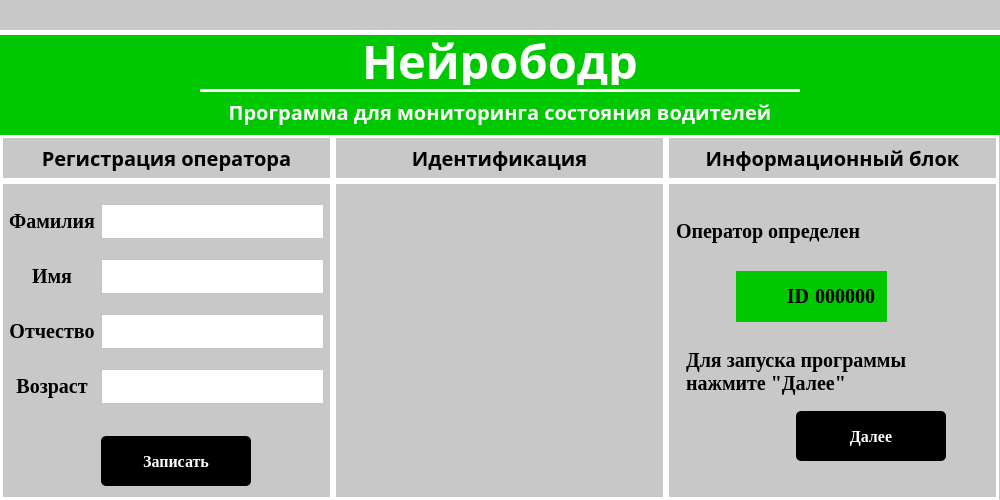
<?xml version="1.0" encoding="UTF-8"?>
<ui version="4.0">
 <class>MainWindow</class>
 <widget class="QMainWindow" name="MainWindow">
  <property name="geometry">
   <rect>
    <x>0</x>
    <y>0</y>
    <width>1000</width>
    <height>500</height>
   </rect>
  </property>
  <property name="windowTitle">
   <string>MainWindow</string>
  </property>
  <widget class="QWidget" name="centralwidget">
   <layout class="QVBoxLayout" name="verticalLayout">
    <property name="spacing">
     <number>0</number>
    </property>
    <property name="leftMargin">
     <number>0</number>
    </property>
    <property name="topMargin">
     <number>0</number>
    </property>
    <property name="rightMargin">
     <number>0</number>
    </property>
    <property name="bottomMargin">
     <number>0</number>
    </property>
    <item>
     <widget class="QWidget" name="widget" native="true">
      <property name="minimumSize">
       <size>
        <width>0</width>
        <height>35</height>
       </size>
      </property>
      <property name="maximumSize">
       <size>
        <width>16777215</width>
        <height>35</height>
       </size>
      </property>
      <property name="styleSheet">
       <string notr="true">* {background-color: rgb(200,200,200);} #widget { border-bottom: 5px solid white}</string>
      </property>
      <layout class="QGridLayout" name="gridLayout">
       <property name="leftMargin">
        <number>950</number>
       </property>
       <property name="topMargin">
        <number>0</number>
       </property>
       <property name="rightMargin">
        <number>0</number>
       </property>
       <property name="bottomMargin">
        <number>5</number>
       </property>
       <property name="spacing">
        <number>0</number>
       </property>
       <item row="0" column="0">
        <widget class="QLabel" name="close">
         <property name="minimumSize">
          <size>
           <width>30</width>
           <height>30</height>
          </size>
         </property>
         <property name="maximumSize">
          <size>
           <width>30</width>
           <height>30</height>
          </size>
         </property>
         <property name="text">
          <string/>
         </property>
         <property name="pixmap">
          <pixmap>../photos/nook.png</pixmap>
         </property>
         <property name="scaledContents">
          <bool>true</bool>
         </property>
        </widget>
       </item>
      </layout>
     </widget>
    </item>
    <item>
     <widget class="QWidget" name="widget_2" native="true">
      <property name="styleSheet">
       <string notr="true">background-color: rgb(200,200,200)</string>
      </property>
      <layout class="QVBoxLayout" name="verticalLayout_2">
       <property name="spacing">
        <number>0</number>
       </property>
       <property name="leftMargin">
        <number>0</number>
       </property>
       <property name="topMargin">
        <number>0</number>
       </property>
       <property name="rightMargin">
        <number>0</number>
       </property>
       <property name="bottomMargin">
        <number>0</number>
       </property>
       <item>
        <widget class="QWidget" name="widget_3" native="true">
         <property name="minimumSize">
          <size>
           <width>0</width>
           <height>100</height>
          </size>
         </property>
         <property name="maximumSize">
          <size>
           <width>16777215</width>
           <height>100</height>
          </size>
         </property>
         <property name="styleSheet">
          <string notr="true">background-color: rgb(0,200,0)</string>
         </property>
         <layout class="QGridLayout" name="gridLayout_6">
          <property name="topMargin">
           <number>0</number>
          </property>
          <item row="0" column="0">
           <widget class="QLabel" name="label_5">
            <property name="minimumSize">
             <size>
              <width>0</width>
              <height>50</height>
             </size>
            </property>
            <property name="maximumSize">
             <size>
              <width>16777215</width>
              <height>50</height>
             </size>
            </property>
            <property name="font">
             <font>
              <family>Jura</family>
              <pointsize>35</pointsize>
              <weight>75</weight>
              <bold>true</bold>
             </font>
            </property>
            <property name="styleSheet">
             <string notr="true">color: white</string>
            </property>
            <property name="text">
             <string>Нейрободр</string>
            </property>
            <property name="scaledContents">
             <bool>false</bool>
            </property>
            <property name="alignment">
             <set>Qt::AlignCenter</set>
            </property>
            <property name="wordWrap">
             <bool>true</bool>
            </property>
           </widget>
          </item>
          <item row="1" column="0">
           <widget class="QWidget" name="widget_11" native="true">
            <property name="minimumSize">
             <size>
              <width>600</width>
              <height>3</height>
             </size>
            </property>
            <property name="maximumSize">
             <size>
              <width>600</width>
              <height>3</height>
             </size>
            </property>
            <property name="styleSheet">
             <string notr="true">background-color: white</string>
            </property>
           </widget>
          </item>
          <item row="2" column="0">
           <widget class="QLabel" name="label_4">
            <property name="font">
             <font>
              <family>Jura</family>
              <pointsize>15</pointsize>
              <weight>75</weight>
              <bold>true</bold>
             </font>
            </property>
            <property name="styleSheet">
             <string notr="true">color: white</string>
            </property>
            <property name="text">
             <string>Программа для мониторинга состояния водителей</string>
            </property>
            <property name="scaledContents">
             <bool>false</bool>
            </property>
            <property name="alignment">
             <set>Qt::AlignCenter</set>
            </property>
            <property name="wordWrap">
             <bool>true</bool>
            </property>
           </widget>
          </item>
         </layout>
        </widget>
       </item>
       <item>
        <widget class="QWidget" name="widget_4" native="true">
         <layout class="QGridLayout" name="gridLayout_2">
          <property name="leftMargin">
           <number>0</number>
          </property>
          <property name="topMargin">
           <number>0</number>
          </property>
          <property name="rightMargin">
           <number>0</number>
          </property>
          <property name="bottomMargin">
           <number>0</number>
          </property>
          <property name="spacing">
           <number>0</number>
          </property>
          <item row="0" column="0">
           <widget class="QWidget" name="widget_5" native="true">
            <property name="maximumSize">
             <size>
              <width>16777215</width>
              <height>50</height>
             </size>
            </property>
            <property name="styleSheet">
             <string notr="true">#widget_5 {border: 3px solid white}</string>
            </property>
            <layout class="QGridLayout" name="gridLayout_3">
             <item row="0" column="0">
              <widget class="QLabel" name="label">
               <property name="font">
                <font>
                 <family>Jura</family>
                 <pointsize>15</pointsize>
                 <weight>75</weight>
                 <bold>true</bold>
                </font>
               </property>
               <property name="text">
                <string>Регистрация оператора</string>
               </property>
               <property name="scaledContents">
                <bool>false</bool>
               </property>
               <property name="alignment">
                <set>Qt::AlignCenter</set>
               </property>
               <property name="wordWrap">
                <bool>true</bool>
               </property>
              </widget>
             </item>
            </layout>
           </widget>
          </item>
          <item row="0" column="1">
           <widget class="QWidget" name="widget_6" native="true">
            <property name="styleSheet">
             <string notr="true">#widget_6 {border: 3px solid white}</string>
            </property>
            <layout class="QGridLayout" name="gridLayout_4">
             <item row="0" column="0">
              <widget class="QLabel" name="label_2">
               <property name="font">
                <font>
                 <family>Jura</family>
                 <pointsize>15</pointsize>
                 <weight>75</weight>
                 <bold>true</bold>
                </font>
               </property>
               <property name="text">
                <string>Идентификация</string>
               </property>
               <property name="scaledContents">
                <bool>false</bool>
               </property>
               <property name="alignment">
                <set>Qt::AlignCenter</set>
               </property>
               <property name="wordWrap">
                <bool>true</bool>
               </property>
              </widget>
             </item>
            </layout>
           </widget>
          </item>
          <item row="0" column="2">
           <widget class="QWidget" name="widget_7" native="true">
            <property name="styleSheet">
             <string notr="true">#widget_7 {border: 3px solid white}</string>
            </property>
            <layout class="QGridLayout" name="gridLayout_5">
             <item row="0" column="0">
              <widget class="QLabel" name="label_3">
               <property name="font">
                <font>
                 <family>Jura</family>
                 <pointsize>15</pointsize>
                 <weight>75</weight>
                 <bold>true</bold>
                </font>
               </property>
               <property name="text">
                <string>Информационный блок</string>
               </property>
               <property name="scaledContents">
                <bool>false</bool>
               </property>
               <property name="alignment">
                <set>Qt::AlignCenter</set>
               </property>
               <property name="wordWrap">
                <bool>true</bool>
               </property>
              </widget>
             </item>
            </layout>
           </widget>
          </item>
          <item row="1" column="0">
           <widget class="QWidget" name="widget_8" native="true">
            <property name="maximumSize">
             <size>
              <width>333</width>
              <height>16777215</height>
             </size>
            </property>
            <property name="styleSheet">
             <string notr="true">#widget_8 {border: 3px solid white}</string>
            </property>
            <layout class="QGridLayout" name="gridLayout_7">
             <item row="1" column="0">
              <widget class="QLabel" name="label_7">
               <property name="font">
                <font>
                 <family>Tinos</family>
                 <pointsize>15</pointsize>
                 <weight>75</weight>
                 <bold>true</bold>
                </font>
               </property>
               <property name="text">
                <string>Имя</string>
               </property>
               <property name="scaledContents">
                <bool>false</bool>
               </property>
               <property name="alignment">
                <set>Qt::AlignCenter</set>
               </property>
               <property name="wordWrap">
                <bool>true</bool>
               </property>
              </widget>
             </item>
             <item row="3" column="1">
              <widget class="QTextEdit" name="textEdit_4">
               <property name="minimumSize">
                <size>
                 <width>0</width>
                 <height>35</height>
                </size>
               </property>
               <property name="maximumSize">
                <size>
                 <width>16777215</width>
                 <height>35</height>
                </size>
               </property>
               <property name="styleSheet">
                <string notr="true">background-color: white; color: black</string>
               </property>
               <property name="verticalScrollBarPolicy">
                <enum>Qt::ScrollBarAlwaysOff</enum>
               </property>
              </widget>
             </item>
             <item row="0" column="0">
              <widget class="QLabel" name="label_6">
               <property name="font">
                <font>
                 <family>Tinos</family>
                 <pointsize>15</pointsize>
                 <weight>75</weight>
                 <bold>true</bold>
                </font>
               </property>
               <property name="text">
                <string>Фамилия</string>
               </property>
               <property name="scaledContents">
                <bool>false</bool>
               </property>
               <property name="alignment">
                <set>Qt::AlignCenter</set>
               </property>
               <property name="wordWrap">
                <bool>true</bool>
               </property>
              </widget>
             </item>
             <item row="2" column="1">
              <widget class="QTextEdit" name="textEdit_3">
               <property name="minimumSize">
                <size>
                 <width>0</width>
                 <height>35</height>
                </size>
               </property>
               <property name="maximumSize">
                <size>
                 <width>16777215</width>
                 <height>35</height>
                </size>
               </property>
               <property name="styleSheet">
                <string notr="true">background-color: white; color: black</string>
               </property>
               <property name="verticalScrollBarPolicy">
                <enum>Qt::ScrollBarAlwaysOff</enum>
               </property>
              </widget>
             </item>
             <item row="2" column="0">
              <widget class="QLabel" name="label_8">
               <property name="font">
                <font>
                 <family>Tinos</family>
                 <pointsize>15</pointsize>
                 <weight>75</weight>
                 <bold>true</bold>
                </font>
               </property>
               <property name="text">
                <string>Отчество</string>
               </property>
               <property name="scaledContents">
                <bool>false</bool>
               </property>
               <property name="alignment">
                <set>Qt::AlignCenter</set>
               </property>
               <property name="wordWrap">
                <bool>true</bool>
               </property>
              </widget>
             </item>
             <item row="3" column="0">
              <widget class="QLabel" name="label_9">
               <property name="font">
                <font>
                 <family>Tinos</family>
                 <pointsize>15</pointsize>
                 <weight>75</weight>
                 <bold>true</bold>
                </font>
               </property>
               <property name="text">
                <string>Возраст</string>
               </property>
               <property name="scaledContents">
                <bool>false</bool>
               </property>
               <property name="alignment">
                <set>Qt::AlignCenter</set>
               </property>
               <property name="wordWrap">
                <bool>true</bool>
               </property>
              </widget>
             </item>
             <item row="1" column="1">
              <widget class="QTextEdit" name="textEdit_2">
               <property name="minimumSize">
                <size>
                 <width>0</width>
                 <height>35</height>
                </size>
               </property>
               <property name="maximumSize">
                <size>
                 <width>16777215</width>
                 <height>35</height>
                </size>
               </property>
               <property name="styleSheet">
                <string notr="true">background-color: white; color: black</string>
               </property>
               <property name="verticalScrollBarPolicy">
                <enum>Qt::ScrollBarAlwaysOff</enum>
               </property>
              </widget>
             </item>
             <item row="0" column="1">
              <widget class="QTextEdit" name="textEdit">
               <property name="minimumSize">
                <size>
                 <width>0</width>
                 <height>35</height>
                </size>
               </property>
               <property name="maximumSize">
                <size>
                 <width>16777215</width>
                 <height>35</height>
                </size>
               </property>
               <property name="styleSheet">
                <string notr="true">background-color: white; color: black</string>
               </property>
               <property name="verticalScrollBarPolicy">
                <enum>Qt::ScrollBarAlwaysOff</enum>
               </property>
              </widget>
             </item>
             <item row="4" column="1">
              <widget class="QPushButton" name="pushButton">
               <property name="minimumSize">
                <size>
                 <width>150</width>
                 <height>50</height>
                </size>
               </property>
               <property name="maximumSize">
                <size>
                 <width>100</width>
                 <height>25</height>
                </size>
               </property>
               <property name="font">
                <font>
                 <family>Tinos</family>
                 <pointsize>12</pointsize>
                 <weight>75</weight>
                 <bold>true</bold>
                </font>
               </property>
               <property name="styleSheet">
                <string notr="true">background-color: black; color: white; border-radius: 5px</string>
               </property>
               <property name="text">
                <string>Записать</string>
               </property>
              </widget>
             </item>
            </layout>
           </widget>
          </item>
          <item row="1" column="1">
           <widget class="QWidget" name="widget_9" native="true">
            <property name="maximumSize">
             <size>
              <width>333</width>
              <height>16777215</height>
             </size>
            </property>
            <property name="styleSheet">
             <string notr="true">#widget_9 {border: 3px solid white}</string>
            </property>
            <layout class="QGridLayout" name="gridLayout_8">
             <property name="leftMargin">
              <number>10</number>
             </property>
             <property name="topMargin">
              <number>30</number>
             </property>
             <property name="rightMargin">
              <number>10</number>
             </property>
             <property name="bottomMargin">
              <number>30</number>
             </property>
             <item row="0" column="0">
              <widget class="QLabel" name="close_2">
               <property name="minimumSize">
                <size>
                 <width>288</width>
                 <height>180</height>
                </size>
               </property>
               <property name="maximumSize">
                <size>
                 <width>288</width>
                 <height>180</height>
                </size>
               </property>
               <property name="text">
                <string/>
               </property>
               <property name="pixmap">
                <pixmap>../photos/1.png</pixmap>
               </property>
               <property name="scaledContents">
                <bool>true</bool>
               </property>
              </widget>
             </item>
            </layout>
           </widget>
          </item>
          <item row="1" column="2">
           <widget class="QWidget" name="widget_10" native="true">
            <property name="maximumSize">
             <size>
              <width>333</width>
              <height>16777215</height>
             </size>
            </property>
            <property name="styleSheet">
             <string notr="true">#widget_10 {border: 3px solid white}</string>
            </property>
            <widget class="QLabel" name="label_10">
             <property name="geometry">
              <rect>
               <x>10</x>
               <y>20</y>
               <width>231</width>
               <height>61</height>
              </rect>
             </property>
             <property name="font">
              <font>
               <family>Tinos</family>
               <pointsize>15</pointsize>
               <weight>75</weight>
               <bold>true</bold>
              </font>
             </property>
             <property name="text">
              <string>Оператор определен</string>
             </property>
             <property name="scaledContents">
              <bool>false</bool>
             </property>
             <property name="alignment">
              <set>Qt::AlignLeading|Qt::AlignLeft|Qt::AlignVCenter</set>
             </property>
             <property name="wordWrap">
              <bool>true</bool>
             </property>
            </widget>
            <widget class="QLabel" name="close_3">
             <property name="geometry">
              <rect>
               <x>250</x>
               <y>30</y>
               <width>30</width>
               <height>30</height>
              </rect>
             </property>
             <property name="minimumSize">
              <size>
               <width>30</width>
               <height>30</height>
              </size>
             </property>
             <property name="maximumSize">
              <size>
               <width>30</width>
               <height>30</height>
              </size>
             </property>
             <property name="text">
              <string/>
             </property>
             <property name="pixmap">
              <pixmap>../photos/ok.png</pixmap>
             </property>
             <property name="scaledContents">
              <bool>true</bool>
             </property>
            </widget>
            <widget class="QLabel" name="label_11">
             <property name="geometry">
              <rect>
               <x>20</x>
               <y>160</y>
               <width>221</width>
               <height>61</height>
              </rect>
             </property>
             <property name="font">
              <font>
               <family>Tinos</family>
               <pointsize>15</pointsize>
               <weight>75</weight>
               <bold>true</bold>
              </font>
             </property>
             <property name="text">
              <string>Для запуска программы нажмите &quot;Далее&quot;</string>
             </property>
             <property name="scaledContents">
              <bool>false</bool>
             </property>
             <property name="alignment">
              <set>Qt::AlignLeading|Qt::AlignLeft|Qt::AlignVCenter</set>
             </property>
             <property name="wordWrap">
              <bool>true</bool>
             </property>
            </widget>
            <widget class="QPushButton" name="pushButton_2">
             <property name="geometry">
              <rect>
               <x>130</x>
               <y>230</y>
               <width>150</width>
               <height>50</height>
              </rect>
             </property>
             <property name="minimumSize">
              <size>
               <width>150</width>
               <height>50</height>
              </size>
             </property>
             <property name="maximumSize">
              <size>
               <width>100</width>
               <height>25</height>
              </size>
             </property>
             <property name="font">
              <font>
               <family>Tinos</family>
               <pointsize>12</pointsize>
               <weight>75</weight>
               <bold>true</bold>
              </font>
             </property>
             <property name="styleSheet">
              <string notr="true">background-color: black; color: white; border-radius: 5px</string>
             </property>
             <property name="text">
              <string>Далее</string>
             </property>
            </widget>
            <widget class="QWidget" name="widget_12" native="true">
             <property name="geometry">
              <rect>
               <x>70</x>
               <y>90</y>
               <width>151</width>
               <height>51</height>
              </rect>
             </property>
             <property name="layoutDirection">
              <enum>Qt::LeftToRight</enum>
             </property>
             <property name="styleSheet">
              <string notr="true">background-color: rgb(0,200,0)</string>
             </property>
             <layout class="QHBoxLayout" name="horizontalLayout">
              <item>
               <widget class="QLabel" name="label_12">
                <property name="minimumSize">
                 <size>
                  <width>50</width>
                  <height>0</height>
                 </size>
                </property>
                <property name="maximumSize">
                 <size>
                  <width>200</width>
                  <height>16777215</height>
                 </size>
                </property>
                <property name="font">
                 <font>
                  <family>Tinos</family>
                  <pointsize>15</pointsize>
                  <weight>75</weight>
                  <bold>true</bold>
                 </font>
                </property>
                <property name="text">
                 <string>ID</string>
                </property>
                <property name="scaledContents">
                 <bool>false</bool>
                </property>
                <property name="alignment">
                 <set>Qt::AlignRight|Qt::AlignTrailing|Qt::AlignVCenter</set>
                </property>
                <property name="wordWrap">
                 <bool>true</bool>
                </property>
               </widget>
              </item>
              <item>
               <widget class="QLabel" name="label_13">
                <property name="font">
                 <font>
                  <family>Tinos</family>
                  <pointsize>15</pointsize>
                  <weight>75</weight>
                  <bold>true</bold>
                 </font>
                </property>
                <property name="text">
                 <string>000000</string>
                </property>
                <property name="scaledContents">
                 <bool>false</bool>
                </property>
                <property name="alignment">
                 <set>Qt::AlignLeading|Qt::AlignLeft|Qt::AlignVCenter</set>
                </property>
                <property name="wordWrap">
                 <bool>true</bool>
                </property>
               </widget>
              </item>
             </layout>
            </widget>
           </widget>
          </item>
         </layout>
        </widget>
       </item>
      </layout>
     </widget>
    </item>
   </layout>
  </widget>
 </widget>
 <resources/>
 <connections/>
</ui>
